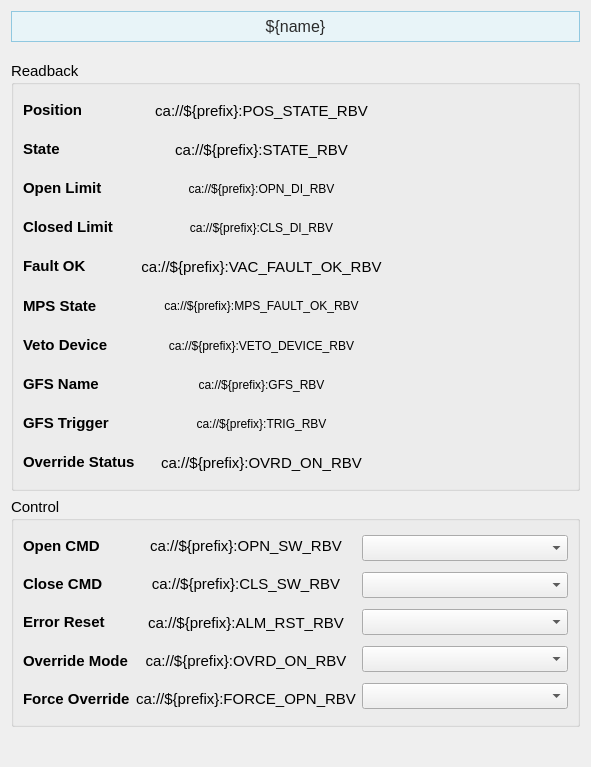
<?xml version="1.0" encoding="UTF-8"?>
<ui version="4.0">
 <class>Form</class>
 <widget class="QWidget" name="Form">
  <property name="geometry">
   <rect>
    <x>0</x>
    <y>0</y>
    <width>591</width>
    <height>767</height>
   </rect>
  </property>
  <property name="sizePolicy">
   <sizepolicy hsizetype="Preferred" vsizetype="Preferred">
    <horstretch>0</horstretch>
    <verstretch>0</verstretch>
   </sizepolicy>
  </property>
  <property name="windowTitle">
   <string>Form</string>
  </property>
  <layout class="QVBoxLayout" name="verticalLayout_7">
   <item>
    <widget class="PyDMLabel" name="PyDMLabel_11">
     <property name="maximumSize">
      <size>
       <width>16777215</width>
       <height>40</height>
      </size>
     </property>
     <property name="font">
      <font>
       <pointsize>12</pointsize>
      </font>
     </property>
     <property name="toolTip">
      <string/>
     </property>
     <property name="styleSheet">
      <string notr="true">    background-color: #e8f4f8;

    border: 1px solid #90c8e0;

    padding: 5px;

    color: rgb(43, 43, 43);</string>
     </property>
     <property name="text">
      <string>${name}</string>
     </property>
     <property name="alignment">
      <set>Qt::AlignCenter</set>
     </property>
    </widget>
   </item>
   <item>
    <spacer name="verticalSpacer_2">
     <property name="orientation">
      <enum>Qt::Vertical</enum>
     </property>
     <property name="sizeType">
      <enum>QSizePolicy::Fixed</enum>
     </property>
     <property name="sizeHint" stdset="0">
      <size>
       <width>20</width>
       <height>13</height>
      </size>
     </property>
    </spacer>
   </item>
   <item>
    <widget class="QGroupBox" name="groupBox">
     <property name="sizePolicy">
      <sizepolicy hsizetype="Preferred" vsizetype="Fixed">
       <horstretch>0</horstretch>
       <verstretch>0</verstretch>
      </sizepolicy>
     </property>
     <property name="minimumSize">
      <size>
       <width>0</width>
       <height>430</height>
      </size>
     </property>
     <property name="font">
      <font>
       <pointsize>11</pointsize>
      </font>
     </property>
     <property name="title">
      <string>Readback</string>
     </property>
     <layout class="QVBoxLayout" name="verticalLayout_14">
      <item>
       <layout class="QHBoxLayout" name="horizontalLayout_4" stretch="0,1,1">
        <item>
         <layout class="QVBoxLayout" name="verticalLayout">
          <item>
           <widget class="QLabel" name="interlock_ok_label_13">
            <property name="font">
             <font>
              <pointsize>11</pointsize>
             </font>
            </property>
            <property name="styleSheet">
             <string/>
            </property>
            <property name="text">
             <string>&lt;html&gt;&lt;head/&gt;&lt;body&gt;&lt;p&gt;&lt;span style=&quot; font-weight:600;&quot;&gt;Position&lt;/span&gt;&lt;/p&gt;&lt;/body&gt;&lt;/html&gt;</string>
            </property>
           </widget>
          </item>
          <item>
           <widget class="QLabel" name="interlock_ok_label_5">
            <property name="font">
             <font>
              <pointsize>11</pointsize>
             </font>
            </property>
            <property name="styleSheet">
             <string/>
            </property>
            <property name="text">
             <string>&lt;html&gt;&lt;head/&gt;&lt;body&gt;&lt;p&gt;&lt;span style=&quot; font-weight:600;&quot;&gt;State&lt;/span&gt;&lt;/p&gt;&lt;/body&gt;&lt;/html&gt;</string>
            </property>
           </widget>
          </item>
          <item>
           <widget class="QLabel" name="interlock_ok_label_10">
            <property name="font">
             <font>
              <pointsize>11</pointsize>
             </font>
            </property>
            <property name="styleSheet">
             <string/>
            </property>
            <property name="text">
             <string>&lt;html&gt;&lt;head/&gt;&lt;body&gt;&lt;p&gt;&lt;span style=&quot; font-weight:600;&quot;&gt;Open Limit&lt;/span&gt;&lt;/p&gt;&lt;/body&gt;&lt;/html&gt;</string>
            </property>
           </widget>
          </item>
          <item>
           <widget class="QLabel" name="interlock_ok_label_11">
            <property name="font">
             <font>
              <pointsize>11</pointsize>
             </font>
            </property>
            <property name="styleSheet">
             <string/>
            </property>
            <property name="text">
             <string>&lt;html&gt;&lt;head/&gt;&lt;body&gt;&lt;p&gt;&lt;span style=&quot; font-weight:600;&quot;&gt;Closed Limit&lt;/span&gt;&lt;/p&gt;&lt;/body&gt;&lt;/html&gt;</string>
            </property>
           </widget>
          </item>
          <item>
           <widget class="QLabel" name="interlock_ok_label">
            <property name="font">
             <font>
              <pointsize>11</pointsize>
             </font>
            </property>
            <property name="styleSheet">
             <string/>
            </property>
            <property name="text">
             <string>&lt;html&gt;&lt;head/&gt;&lt;body&gt;&lt;p&gt;&lt;span style=&quot; font-weight:600;&quot;&gt;Fault OK&lt;/span&gt;&lt;/p&gt;&lt;/body&gt;&lt;/html&gt;</string>
            </property>
           </widget>
          </item>
          <item>
           <widget class="QLabel" name="interlock_ok_label_7">
            <property name="font">
             <font>
              <pointsize>11</pointsize>
             </font>
            </property>
            <property name="styleSheet">
             <string/>
            </property>
            <property name="text">
             <string>&lt;html&gt;&lt;head/&gt;&lt;body&gt;&lt;p&gt;&lt;span style=&quot; font-weight:600;&quot;&gt;MPS State&lt;/span&gt;&lt;/p&gt;&lt;/body&gt;&lt;/html&gt;</string>
            </property>
           </widget>
          </item>
          <item>
           <widget class="QLabel" name="interlock_ok_label_12">
            <property name="font">
             <font>
              <pointsize>11</pointsize>
             </font>
            </property>
            <property name="styleSheet">
             <string/>
            </property>
            <property name="text">
             <string>&lt;html&gt;&lt;head/&gt;&lt;body&gt;&lt;p&gt;&lt;span style=&quot; font-weight:600;&quot;&gt;Veto Device&lt;/span&gt;&lt;/p&gt;&lt;/body&gt;&lt;/html&gt;</string>
            </property>
           </widget>
          </item>
          <item>
           <widget class="QLabel" name="interlock_ok_label_8">
            <property name="font">
             <font>
              <pointsize>11</pointsize>
             </font>
            </property>
            <property name="styleSheet">
             <string/>
            </property>
            <property name="text">
             <string>&lt;html&gt;&lt;head/&gt;&lt;body&gt;&lt;p&gt;&lt;span style=&quot; font-weight:600;&quot;&gt;GFS Name&lt;/span&gt;&lt;/p&gt;&lt;/body&gt;&lt;/html&gt;</string>
            </property>
           </widget>
          </item>
          <item>
           <widget class="QLabel" name="interlock_ok_label_14">
            <property name="font">
             <font>
              <pointsize>11</pointsize>
             </font>
            </property>
            <property name="styleSheet">
             <string/>
            </property>
            <property name="text">
             <string>&lt;html&gt;&lt;head/&gt;&lt;body&gt;&lt;p&gt;&lt;span style=&quot; font-weight:600;&quot;&gt;GFS Trigger&lt;/span&gt;&lt;/p&gt;&lt;/body&gt;&lt;/html&gt;</string>
            </property>
           </widget>
          </item>
          <item>
           <widget class="QLabel" name="interlock_ok_label_17">
            <property name="font">
             <font>
              <pointsize>11</pointsize>
             </font>
            </property>
            <property name="styleSheet">
             <string/>
            </property>
            <property name="text">
             <string>&lt;html&gt;&lt;head/&gt;&lt;body&gt;&lt;p&gt;&lt;span style=&quot; font-weight:600;&quot;&gt;Override Status&lt;/span&gt;&lt;/p&gt;&lt;/body&gt;&lt;/html&gt;</string>
            </property>
           </widget>
          </item>
         </layout>
        </item>
        <item>
         <layout class="QVBoxLayout" name="verticalLayout_4">
          <item>
           <widget class="PyDMLabel" name="PyDMLabel_19">
            <property name="toolTip">
             <string/>
            </property>
            <property name="text">
             <string>ca://${prefix}:POS_STATE_RBV</string>
            </property>
            <property name="alignment">
             <set>Qt::AlignCenter</set>
            </property>
            <property name="channel">
             <string>ca://${prefix}:POS_STATE_RBV</string>
            </property>
           </widget>
          </item>
          <item>
           <widget class="PyDMLabel" name="PyDMLabel_8">
            <property name="toolTip">
             <string/>
            </property>
            <property name="text">
             <string>ca://${prefix}:STATE_RBV</string>
            </property>
            <property name="alignment">
             <set>Qt::AlignCenter</set>
            </property>
            <property name="channel">
             <string>ca://${prefix}:STATE_RBV</string>
            </property>
           </widget>
          </item>
          <item>
           <widget class="PyDMLabel" name="PyDMLabel_16">
            <property name="font">
             <font>
              <pointsize>9</pointsize>
             </font>
            </property>
            <property name="toolTip">
             <string/>
            </property>
            <property name="text">
             <string>ca://${prefix}:OPN_DI_RBV</string>
            </property>
            <property name="alignment">
             <set>Qt::AlignCenter</set>
            </property>
            <property name="channel">
             <string>ca://${prefix}:OPN_DI_RBV</string>
            </property>
           </widget>
          </item>
          <item>
           <widget class="PyDMLabel" name="PyDMLabel_18">
            <property name="font">
             <font>
              <pointsize>9</pointsize>
             </font>
            </property>
            <property name="toolTip">
             <string/>
            </property>
            <property name="text">
             <string>ca://${prefix}:CLS_DI_RBV</string>
            </property>
            <property name="alignment">
             <set>Qt::AlignCenter</set>
            </property>
            <property name="channel">
             <string>ca://${prefix}:CLS_DI_RBV</string>
            </property>
           </widget>
          </item>
          <item>
           <widget class="PyDMLabel" name="PyDMLabel_15">
            <property name="toolTip">
             <string/>
            </property>
            <property name="text">
             <string>ca://${prefix}:VAC_FAULT_OK_RBV</string>
            </property>
            <property name="alignment">
             <set>Qt::AlignCenter</set>
            </property>
            <property name="precision">
             <number>0</number>
            </property>
            <property name="showUnits">
             <bool>false</bool>
            </property>
            <property name="precisionFromPV">
             <bool>true</bool>
            </property>
            <property name="alarmSensitiveContent">
             <bool>false</bool>
            </property>
            <property name="alarmSensitiveBorder">
             <bool>true</bool>
            </property>
            <property name="PyDMToolTip">
             <string/>
            </property>
            <property name="channel">
             <string>ca://${prefix}:VAC_FAULT_OK_RBV</string>
            </property>
            <property name="enableRichText">
             <bool>false</bool>
            </property>
            <property name="displayLabelText">
             <bool>false</bool>
            </property>
            <property name="disconnectedText">
             <string/>
            </property>
           </widget>
          </item>
          <item>
           <widget class="PyDMLabel" name="PyDMLabel_12">
            <property name="font">
             <font>
              <pointsize>9</pointsize>
             </font>
            </property>
            <property name="toolTip">
             <string/>
            </property>
            <property name="text">
             <string>ca://${prefix}:MPS_FAULT_OK_RBV</string>
            </property>
            <property name="alignment">
             <set>Qt::AlignCenter</set>
            </property>
            <property name="channel">
             <string>ca://${prefix}:MPS_FAULT_OK_RBV</string>
            </property>
           </widget>
          </item>
          <item>
           <widget class="PyDMLabel" name="PyDMLabel_14">
            <property name="font">
             <font>
              <pointsize>9</pointsize>
             </font>
            </property>
            <property name="toolTip">
             <string/>
            </property>
            <property name="text">
             <string>ca://${prefix}:VETO_DEVICE_RBV</string>
            </property>
            <property name="alignment">
             <set>Qt::AlignCenter</set>
            </property>
            <property name="channel">
             <string>ca://${prefix}:VETO_DEVICE_RBV</string>
            </property>
            <property name="displayFormat">
             <enum>PyDMLabel::String</enum>
            </property>
           </widget>
          </item>
          <item>
           <widget class="PyDMLabel" name="PyDMLabel_13">
            <property name="font">
             <font>
              <pointsize>9</pointsize>
             </font>
            </property>
            <property name="toolTip">
             <string/>
            </property>
            <property name="text">
             <string>ca://${prefix}:GFS_RBV</string>
            </property>
            <property name="alignment">
             <set>Qt::AlignCenter</set>
            </property>
            <property name="channel">
             <string>ca://${prefix}:GFS_RBV</string>
            </property>
            <property name="displayFormat">
             <enum>PyDMLabel::String</enum>
            </property>
           </widget>
          </item>
          <item>
           <widget class="PyDMLabel" name="PyDMLabel_17">
            <property name="font">
             <font>
              <pointsize>9</pointsize>
             </font>
            </property>
            <property name="toolTip">
             <string/>
            </property>
            <property name="text">
             <string>ca://${prefix}:TRIG_RBV</string>
            </property>
            <property name="alignment">
             <set>Qt::AlignCenter</set>
            </property>
            <property name="channel">
             <string>ca://${prefix}:TRIG_RBV</string>
            </property>
           </widget>
          </item>
          <item>
           <widget class="PyDMLabel" name="PyDMLabel_23">
            <property name="toolTip">
             <string/>
            </property>
            <property name="text">
             <string>ca://${prefix}:OVRD_ON_RBV</string>
            </property>
            <property name="alignment">
             <set>Qt::AlignCenter</set>
            </property>
            <property name="channel">
             <string>ca://${prefix}:OVRD_ON_RBV</string>
            </property>
           </widget>
          </item>
         </layout>
        </item>
        <item>
         <layout class="QVBoxLayout" name="verticalLayout_3">
          <item>
           <widget class="QLabel" name="label_3">
            <property name="text">
             <string/>
            </property>
           </widget>
          </item>
          <item>
           <widget class="QLabel" name="label_6">
            <property name="text">
             <string/>
            </property>
           </widget>
          </item>
          <item>
           <widget class="QLabel" name="label_12">
            <property name="text">
             <string/>
            </property>
           </widget>
          </item>
          <item>
           <widget class="QLabel" name="label_14">
            <property name="text">
             <string/>
            </property>
           </widget>
          </item>
          <item>
           <widget class="QLabel" name="label_15">
            <property name="text">
             <string/>
            </property>
           </widget>
          </item>
          <item>
           <widget class="QLabel" name="label_13">
            <property name="text">
             <string/>
            </property>
           </widget>
          </item>
          <item>
           <widget class="QLabel" name="label_9">
            <property name="text">
             <string/>
            </property>
           </widget>
          </item>
         </layout>
        </item>
       </layout>
      </item>
     </layout>
    </widget>
   </item>
   <item>
    <widget class="QGroupBox" name="groupBox_2">
     <property name="sizePolicy">
      <sizepolicy hsizetype="Preferred" vsizetype="Fixed">
       <horstretch>0</horstretch>
       <verstretch>0</verstretch>
      </sizepolicy>
     </property>
     <property name="minimumSize">
      <size>
       <width>0</width>
       <height>230</height>
      </size>
     </property>
     <property name="font">
      <font>
       <pointsize>11</pointsize>
      </font>
     </property>
     <property name="title">
      <string>Control</string>
     </property>
     <layout class="QHBoxLayout" name="horizontalLayout">
      <item>
       <layout class="QHBoxLayout" name="horizontalLayout_5" stretch="0,1,1">
        <item>
         <layout class="QVBoxLayout" name="verticalLayout_2">
          <item>
           <widget class="QLabel" name="interlock_ok_label_15">
            <property name="font">
             <font>
              <pointsize>11</pointsize>
             </font>
            </property>
            <property name="styleSheet">
             <string/>
            </property>
            <property name="text">
             <string>&lt;html&gt;&lt;head/&gt;&lt;body&gt;&lt;p&gt;&lt;span style=&quot; font-weight:600;&quot;&gt;Open CMD&lt;/span&gt;&lt;/p&gt;&lt;/body&gt;&lt;/html&gt;</string>
            </property>
           </widget>
          </item>
          <item>
           <widget class="QLabel" name="interlock_ok_label_19">
            <property name="font">
             <font>
              <pointsize>11</pointsize>
             </font>
            </property>
            <property name="styleSheet">
             <string/>
            </property>
            <property name="text">
             <string>&lt;html&gt;&lt;head/&gt;&lt;body&gt;&lt;p&gt;&lt;span style=&quot; font-weight:600;&quot;&gt;Close CMD&lt;/span&gt;&lt;/p&gt;&lt;/body&gt;&lt;/html&gt;</string>
            </property>
           </widget>
          </item>
          <item>
           <widget class="QLabel" name="interlock_ok_label_16">
            <property name="font">
             <font>
              <pointsize>11</pointsize>
             </font>
            </property>
            <property name="styleSheet">
             <string/>
            </property>
            <property name="text">
             <string>&lt;html&gt;&lt;head/&gt;&lt;body&gt;&lt;p&gt;&lt;span style=&quot; font-weight:600;&quot;&gt;Error Reset&lt;/span&gt;&lt;/p&gt;&lt;/body&gt;&lt;/html&gt;</string>
            </property>
           </widget>
          </item>
          <item>
           <widget class="QLabel" name="interlock_ok_label_20">
            <property name="font">
             <font>
              <pointsize>11</pointsize>
             </font>
            </property>
            <property name="styleSheet">
             <string/>
            </property>
            <property name="text">
             <string>&lt;html&gt;&lt;head/&gt;&lt;body&gt;&lt;p&gt;&lt;span style=&quot; font-weight:600;&quot;&gt;Override Mode&lt;/span&gt;&lt;/p&gt;&lt;/body&gt;&lt;/html&gt;</string>
            </property>
           </widget>
          </item>
          <item>
           <widget class="QLabel" name="interlock_ok_label_18">
            <property name="font">
             <font>
              <pointsize>11</pointsize>
             </font>
            </property>
            <property name="styleSheet">
             <string/>
            </property>
            <property name="text">
             <string>&lt;html&gt;&lt;head/&gt;&lt;body&gt;&lt;p&gt;&lt;span style=&quot; font-weight:600;&quot;&gt;Force Override&lt;/span&gt;&lt;/p&gt;&lt;/body&gt;&lt;/html&gt;</string>
            </property>
           </widget>
          </item>
         </layout>
        </item>
        <item>
         <layout class="QVBoxLayout" name="verticalLayout_5">
          <item>
           <widget class="PyDMLabel" name="PyDMLabel_21">
            <property name="toolTip">
             <string/>
            </property>
            <property name="text">
             <string>ca://${prefix}:OPN_SW_RBV</string>
            </property>
            <property name="alignment">
             <set>Qt::AlignCenter</set>
            </property>
            <property name="precision">
             <number>0</number>
            </property>
            <property name="showUnits">
             <bool>false</bool>
            </property>
            <property name="precisionFromPV">
             <bool>true</bool>
            </property>
            <property name="alarmSensitiveContent">
             <bool>false</bool>
            </property>
            <property name="alarmSensitiveBorder">
             <bool>true</bool>
            </property>
            <property name="PyDMToolTip">
             <string/>
            </property>
            <property name="channel">
             <string>ca://${prefix}:OPN_SW_RBV</string>
            </property>
            <property name="enableRichText">
             <bool>false</bool>
            </property>
            <property name="displayLabelText">
             <bool>false</bool>
            </property>
            <property name="disconnectedText">
             <string/>
            </property>
           </widget>
          </item>
          <item>
           <widget class="PyDMLabel" name="PyDMLabel_25">
            <property name="toolTip">
             <string/>
            </property>
            <property name="text">
             <string>ca://${prefix}:CLS_SW_RBV</string>
            </property>
            <property name="alignment">
             <set>Qt::AlignCenter</set>
            </property>
            <property name="precision">
             <number>0</number>
            </property>
            <property name="showUnits">
             <bool>false</bool>
            </property>
            <property name="precisionFromPV">
             <bool>true</bool>
            </property>
            <property name="alarmSensitiveContent">
             <bool>false</bool>
            </property>
            <property name="alarmSensitiveBorder">
             <bool>true</bool>
            </property>
            <property name="PyDMToolTip">
             <string/>
            </property>
            <property name="channel">
             <string>ca://${prefix}:CLS_SW_RBV</string>
            </property>
            <property name="enableRichText">
             <bool>false</bool>
            </property>
            <property name="displayLabelText">
             <bool>false</bool>
            </property>
            <property name="disconnectedText">
             <string/>
            </property>
           </widget>
          </item>
          <item>
           <widget class="PyDMLabel" name="PyDMLabel_22">
            <property name="toolTip">
             <string/>
            </property>
            <property name="text">
             <string>ca://${prefix}:ALM_RST_RBV</string>
            </property>
            <property name="alignment">
             <set>Qt::AlignCenter</set>
            </property>
            <property name="precision">
             <number>0</number>
            </property>
            <property name="showUnits">
             <bool>false</bool>
            </property>
            <property name="precisionFromPV">
             <bool>true</bool>
            </property>
            <property name="alarmSensitiveContent">
             <bool>false</bool>
            </property>
            <property name="alarmSensitiveBorder">
             <bool>true</bool>
            </property>
            <property name="PyDMToolTip">
             <string/>
            </property>
            <property name="channel">
             <string>ca://${prefix}:ALM_RST_RBV</string>
            </property>
            <property name="enableRichText">
             <bool>false</bool>
            </property>
            <property name="displayLabelText">
             <bool>false</bool>
            </property>
            <property name="disconnectedText">
             <string/>
            </property>
           </widget>
          </item>
          <item>
           <widget class="PyDMLabel" name="PyDMLabel_26">
            <property name="toolTip">
             <string/>
            </property>
            <property name="text">
             <string notr="true">ca://${prefix}:OVRD_ON_RBV</string>
            </property>
            <property name="alignment">
             <set>Qt::AlignCenter</set>
            </property>
            <property name="channel">
             <string>ca://${prefix}:OVRD_ON_RBV</string>
            </property>
           </widget>
          </item>
          <item>
           <widget class="PyDMLabel" name="PyDMLabel_24">
            <property name="toolTip">
             <string/>
            </property>
            <property name="text">
             <string notr="true">ca://${prefix}:FORCE_OPN_RBV</string>
            </property>
            <property name="alignment">
             <set>Qt::AlignCenter</set>
            </property>
            <property name="channel">
             <string>ca://${prefix}:FORCE_OPN_RBV</string>
            </property>
           </widget>
          </item>
         </layout>
        </item>
        <item>
         <layout class="QVBoxLayout" name="verticalLayout_6">
          <item>
           <widget class="PyDMEnumComboBox" name="PyDMEnumComboBox">
            <property name="toolTip">
             <string/>
            </property>
            <property name="channel">
             <string>ca://${prefix}:OPN_SW</string>
            </property>
           </widget>
          </item>
          <item>
           <widget class="PyDMEnumComboBox" name="PyDMEnumComboBox_4">
            <property name="toolTip">
             <string/>
            </property>
            <property name="channel">
             <string>ca://${prefix}:CLS_SW</string>
            </property>
           </widget>
          </item>
          <item>
           <widget class="PyDMEnumComboBox" name="PyDMEnumComboBox_2">
            <property name="toolTip">
             <string/>
            </property>
            <property name="channel">
             <string>ca://${prefix}:ALM_RST</string>
            </property>
           </widget>
          </item>
          <item>
           <widget class="PyDMEnumComboBox" name="PyDMEnumComboBox_5">
            <property name="toolTip">
             <string/>
            </property>
            <property name="channel">
             <string>ca://${prefix}:OVRD_ON</string>
            </property>
           </widget>
          </item>
          <item>
           <widget class="PyDMEnumComboBox" name="PyDMEnumComboBox_3">
            <property name="toolTip">
             <string/>
            </property>
            <property name="channel">
             <string>ca://${prefix}:FORCE_OPN</string>
            </property>
           </widget>
          </item>
         </layout>
        </item>
       </layout>
      </item>
     </layout>
    </widget>
   </item>
   <item>
    <spacer name="verticalSpacer">
     <property name="orientation">
      <enum>Qt::Vertical</enum>
     </property>
     <property name="sizeHint" stdset="0">
      <size>
       <width>20</width>
       <height>89</height>
      </size>
     </property>
    </spacer>
   </item>
  </layout>
 </widget>
 <customwidgets>
  <customwidget>
   <class>PyDMEnumComboBox</class>
   <extends>QComboBox</extends>
   <header>pydm.widgets.enum_combo_box</header>
  </customwidget>
  <customwidget>
   <class>PyDMLabel</class>
   <extends>QLabel</extends>
   <header>pydm.widgets.label</header>
  </customwidget>
 </customwidgets>
 <resources/>
 <connections/>
</ui>
